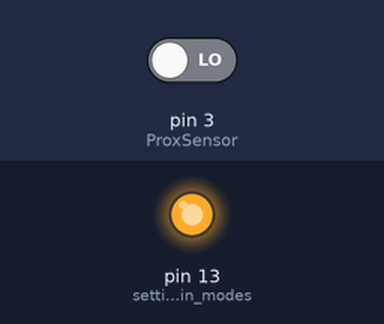
Bench run of a sketch on a simulated Arduino Uno, built with avr-gcc and run on an emulated ATmega328P. Parts: output pins drawn as LEDs (lit = HIGH). Inputs (shaded band) come from the test bench; at power-on: pin 3 (ProxSensor) LOW.

Above: at 1.2 s.
1.3 s: pin 3 (ProxSensor) driven HIGH
At 1.8 s:
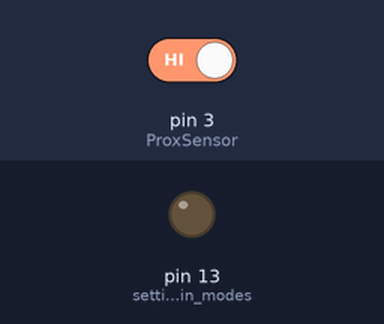
2.8 s: pin 3 (ProxSensor) driven LOW
At 4.1 s:
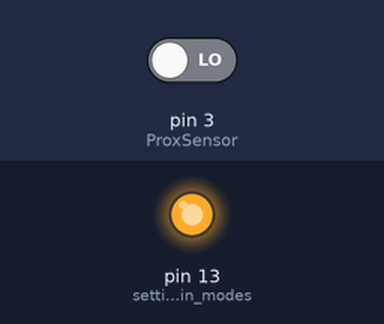
Timing chart, 0 to 5.8 s (numbered marks = the images above; inputs shaded):
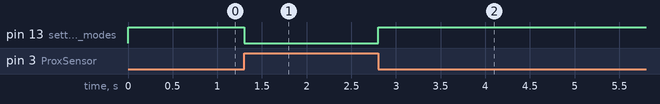

Measured:
- after the input at 1.3 s, pin 13 (setting_the_pin_modes): HIGH → LOW at once
- after the input at 2.8 s, pin 13 (setting_the_pin_modes): LOW → HIGH at once

The sketch:

IR_sensor.ino
```cpp
const int ProxSensor=3; //Declaring where the Out pin from the sensor is wired

void setup()
{
  pinMode(13, OUTPUT);   // setting the pin modes, the "13" stands for the internal Arduino uno internal LED
  pinMode(ProxSensor,INPUT); // then we have the out pin from the module
}

void loop()
{

  if(digitalRead(ProxSensor)==HIGH)      //Check the sensor output if it's high
             {
               digitalWrite(13, LOW);   // Turn the  LED on (Yes by writing LOW)
             }
  else
            {
              digitalWrite(13, HIGH);    // Turn the LED OFF if there's no signal on the ProxSensor
             }
  delay(100);

}
```
